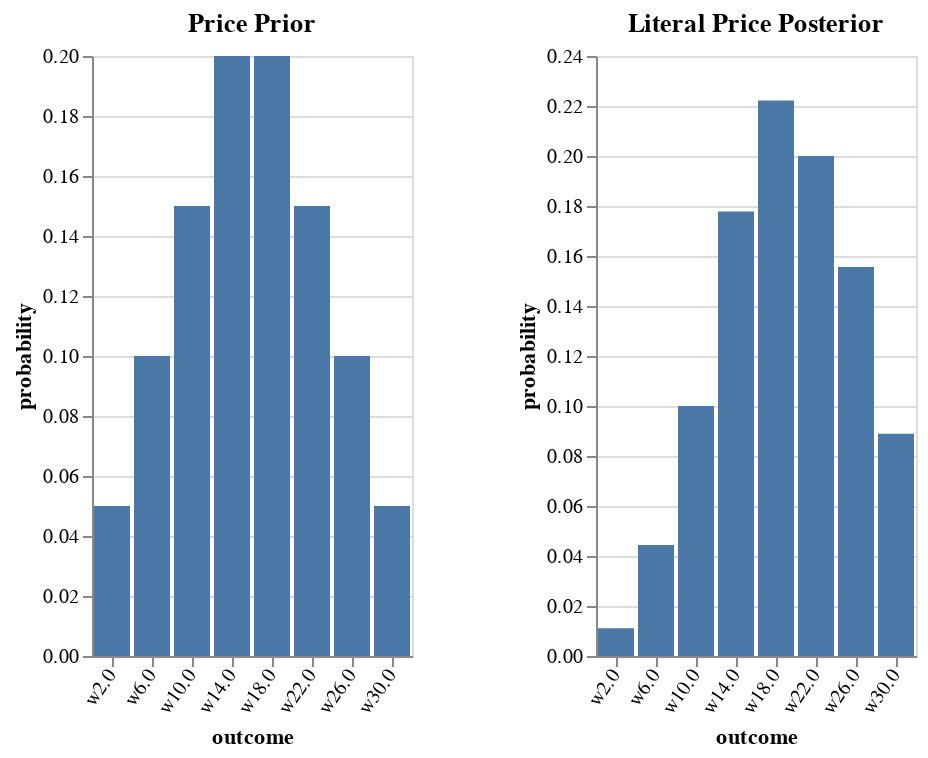

Notebook code cell kept with this figure:
### Markdown cell above
> "Expensive"

### Code cell
vlShow . sidewaysDists <$> sequence
  [ titled "Price Prior" . barFromDist <$> enumD worldPrior
  , titled "Literal Price Posterior" . barFromDist <$> enumD (thresholdPrior >>= fmap fst . literal UExp)
  ]

### Figure 1 — Vega-Lite specification as saved in the notebook (floating-point values rounded to 4 significant figures)
{"$schema": "https://vega.github.io/schema/vega-lite/v3.json", "hconcat": [{"$schema": "https://vega.github.io/schema/vega-lite/v3.json", "layer": [{"$schema": "https://vega.github.io/schema/vega-lite/v3.json", "data": {"values": [{"outcome": "w2.0", "probability": 0.05}, {"outcome": "w6.0", "probability": 0.1}, {"outcome": "w10.0", "probability": 0.15}, {"outcome": "w14.0", "probability": 0.2}, {"outcome": "w18.0", "probability": 0.2}, {"outcome": "w22.0", "probability": 0.15}, {"outcome": "w26.0", "probability": 0.1}, {"outcome": "w30.0", "probability": 0.05}]}, "description": "", "encoding": {"x": {"axis": {"labelAngle": -55}, "field": "outcome", "scale": {"rangeStep": 30}, "sort": null, "type": "ordinal"}, "y": {"field": "probability", "type": "quantitative"}}, "mark": "bar"}], "title": "Price Prior"}, {"$schema": "https://vega.github.io/schema/vega-lite/v3.json", "layer": [{"$schema": "https://vega.github.io/schema/vega-lite/v3.json", "data": {"values": [{"outcome": "w2.0", "probability": 0.01111}, {"outcome": "w6.0", "probability": 0.04444}, {"outcome": "w10.0", "probability": 0.1}, {"outcome": "w14.0", "probability": 0.1778}, {"outcome": "w18.0", "probability": 0.2222}, {"outcome": "w22.0", "probability": 0.2}, {"outcome": "w26.0", "probability": 0.1556}, {"outcome": "w30.0", "probability": 0.08889}]}, "description": "", "encoding": {"x": {"axis": {"labelAngle": -55}, "field": "outcome", "scale": {"rangeStep": 30}, "sort": null, "type": "ordinal"}, "y": {"field": "probability", "type": "quantitative"}}, "mark": "bar"}], "title": "Literal Price Posterior"}], "spacing": 50}
